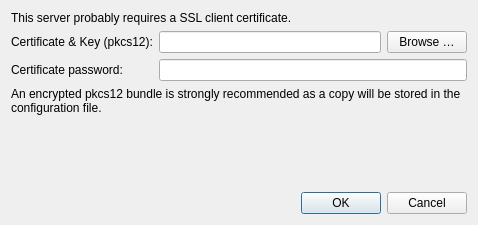
<?xml version="1.0" encoding="UTF-8"?>
<ui version="4.0">
 <class>OCC::AddCertificateDialog</class>
 <widget class="QDialog" name="OCC::AddCertificateDialog">
  <property name="windowModality">
   <enum>Qt::ApplicationModal</enum>
  </property>
  <property name="geometry">
   <rect>
    <x>0</x>
    <y>0</y>
    <width>478</width>
    <height>225</height>
   </rect>
  </property>
  <property name="windowTitle">
   <string>SSL client certificate authentication</string>
  </property>
  <layout class="QVBoxLayout" name="verticalLayout">
   <item>
    <widget class="QLabel" name="labelErrorMessage">
     <property name="font">
      <font>
       <family>Microsoft Sans Serif</family>
      </font>
     </property>
     <property name="text">
      <string>This server probably requires a SSL client certificate.</string>
     </property>
     <property name="wordWrap">
      <bool>true</bool>
     </property>
    </widget>
   </item>
   <item>
    <layout class="QFormLayout" name="formLayout">
     <item row="0" column="0">
      <widget class="QLabel" name="labelCertificateFile">
       <property name="font">
        <font>
         <family>Microsoft Sans Serif</family>
        </font>
       </property>
       <property name="text">
        <string>Certificate &amp; Key (pkcs12):</string>
       </property>
      </widget>
     </item>
     <item row="0" column="1">
      <layout class="QHBoxLayout" name="horizontalLayout">
       <item>
        <widget class="QLineEdit" name="lineEditCertificatePath">
         <property name="font">
          <font>
           <family>Microsoft Sans Serif</family>
          </font>
         </property>
         <property name="text">
          <string/>
         </property>
        </widget>
       </item>
       <item>
        <widget class="QPushButton" name="pushButtonBrowseCertificate">
         <property name="font">
          <font>
           <family>Microsoft Sans Serif</family>
          </font>
         </property>
         <property name="text">
          <string>Browse …</string>
         </property>
        </widget>
       </item>
      </layout>
     </item>
     <item row="1" column="0">
      <widget class="QLabel" name="labelPWDCertificate">
       <property name="font">
        <font>
         <family>Microsoft Sans Serif</family>
        </font>
       </property>
       <property name="text">
        <string>Certificate password:</string>
       </property>
      </widget>
     </item>
     <item row="1" column="1">
      <widget class="QLineEdit" name="lineEditPWDCertificate">
       <property name="font">
        <font>
         <family>Microsoft Sans Serif</family>
        </font>
       </property>
       <property name="text">
        <string/>
       </property>
       <property name="echoMode">
        <enum>QLineEdit::Password</enum>
       </property>
      </widget>
     </item>
    </layout>
   </item>
   <item>
    <widget class="QLabel" name="label">
     <property name="font">
      <font>
       <family>Microsoft Sans Serif</family>
      </font>
     </property>
     <property name="text">
      <string>An encrypted pkcs12 bundle is strongly recommended as a copy will be stored in the configuration file.</string>
     </property>
     <property name="wordWrap">
      <bool>true</bool>
     </property>
    </widget>
   </item>
   <item>
    <widget class="QLabel" name="labelErrorCertif">
     <property name="palette">
      <palette>
       <active>
        <colorrole role="WindowText">
         <brush brushstyle="SolidPattern">
          <color alpha="255">
           <red>255</red>
           <green>0</green>
           <blue>0</blue>
          </color>
         </brush>
        </colorrole>
        <colorrole role="Text">
         <brush brushstyle="SolidPattern">
          <color alpha="255">
           <red>231</red>
           <green>23</green>
           <blue>12</blue>
          </color>
         </brush>
        </colorrole>
       </active>
       <inactive>
        <colorrole role="WindowText">
         <brush brushstyle="SolidPattern">
          <color alpha="255">
           <red>255</red>
           <green>0</green>
           <blue>0</blue>
          </color>
         </brush>
        </colorrole>
        <colorrole role="Text">
         <brush brushstyle="SolidPattern">
          <color alpha="255">
           <red>231</red>
           <green>23</green>
           <blue>12</blue>
          </color>
         </brush>
        </colorrole>
       </inactive>
       <disabled>
        <colorrole role="WindowText">
         <brush brushstyle="SolidPattern">
          <color alpha="255">
           <red>119</red>
           <green>120</green>
           <blue>120</blue>
          </color>
         </brush>
        </colorrole>
        <colorrole role="Text">
         <brush brushstyle="SolidPattern">
          <color alpha="255">
           <red>127</red>
           <green>127</green>
           <blue>127</blue>
          </color>
         </brush>
        </colorrole>
       </disabled>
      </palette>
     </property>
     <property name="font">
      <font>
       <family>Microsoft Sans Serif</family>
      </font>
     </property>
     <property name="wordWrap">
      <bool>true</bool>
     </property>
    </widget>
   </item>
   <item>
    <spacer name="verticalSpacer">
     <property name="orientation">
      <enum>Qt::Vertical</enum>
     </property>
     <property name="sizeHint" stdset="0">
      <size>
       <width>20</width>
       <height>40</height>
      </size>
     </property>
    </spacer>
   </item>
   <item>
    <widget class="QDialogButtonBox" name="buttonBox">
     <property name="font">
      <font>
       <family>Microsoft Sans Serif</family>
      </font>
     </property>
     <property name="orientation">
      <enum>Qt::Horizontal</enum>
     </property>
     <property name="standardButtons">
      <set>QDialogButtonBox::Cancel|QDialogButtonBox::Ok</set>
     </property>
    </widget>
   </item>
  </layout>
 </widget>
 <resources/>
 <connections>
  <connection>
   <sender>buttonBox</sender>
   <signal>accepted()</signal>
   <receiver>OCC::AddCertificateDialog</receiver>
   <slot>accept()</slot>
   <hints>
    <hint type="sourcelabel">
     <x>248</x>
     <y>254</y>
    </hint>
    <hint type="destinationlabel">
     <x>157</x>
     <y>274</y>
    </hint>
   </hints>
  </connection>
  <connection>
   <sender>buttonBox</sender>
   <signal>rejected()</signal>
   <receiver>OCC::AddCertificateDialog</receiver>
   <slot>reject()</slot>
   <hints>
    <hint type="sourcelabel">
     <x>316</x>
     <y>260</y>
    </hint>
    <hint type="destinationlabel">
     <x>286</x>
     <y>274</y>
    </hint>
   </hints>
  </connection>
 </connections>
</ui>
